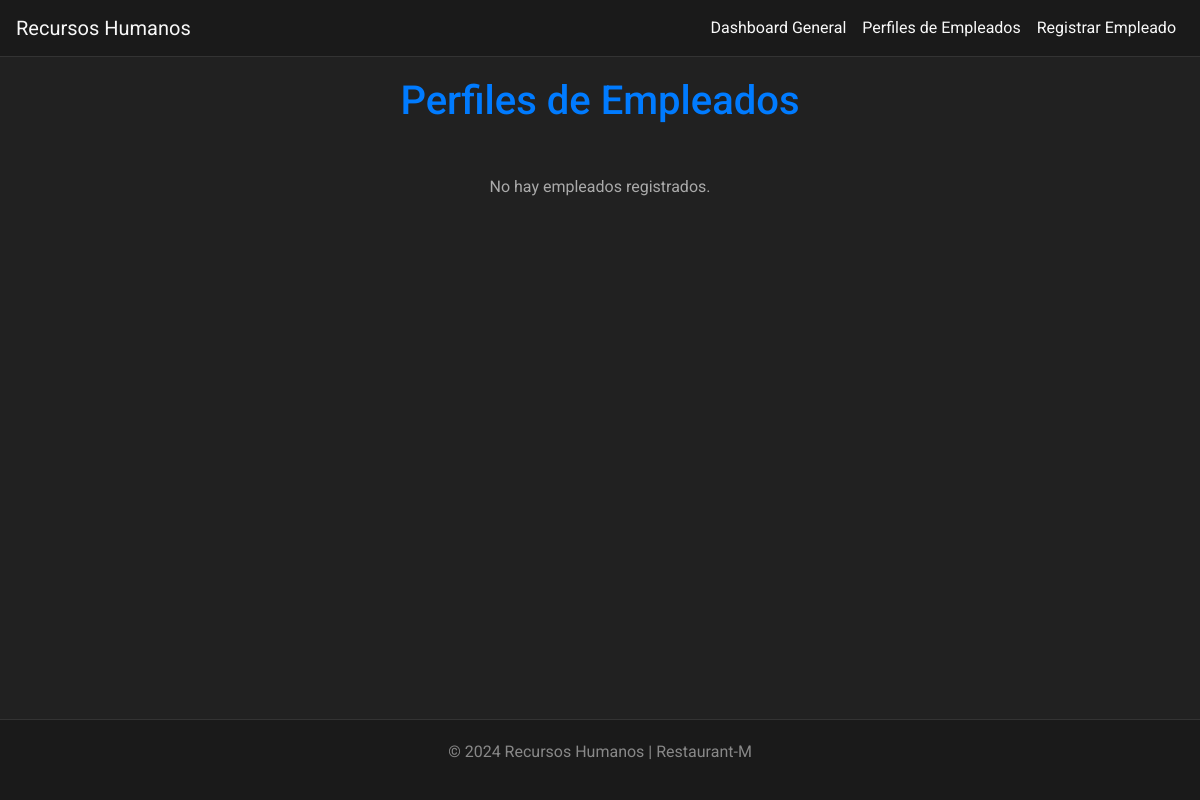
Before: /empleados/perfiles/ with the older database file.
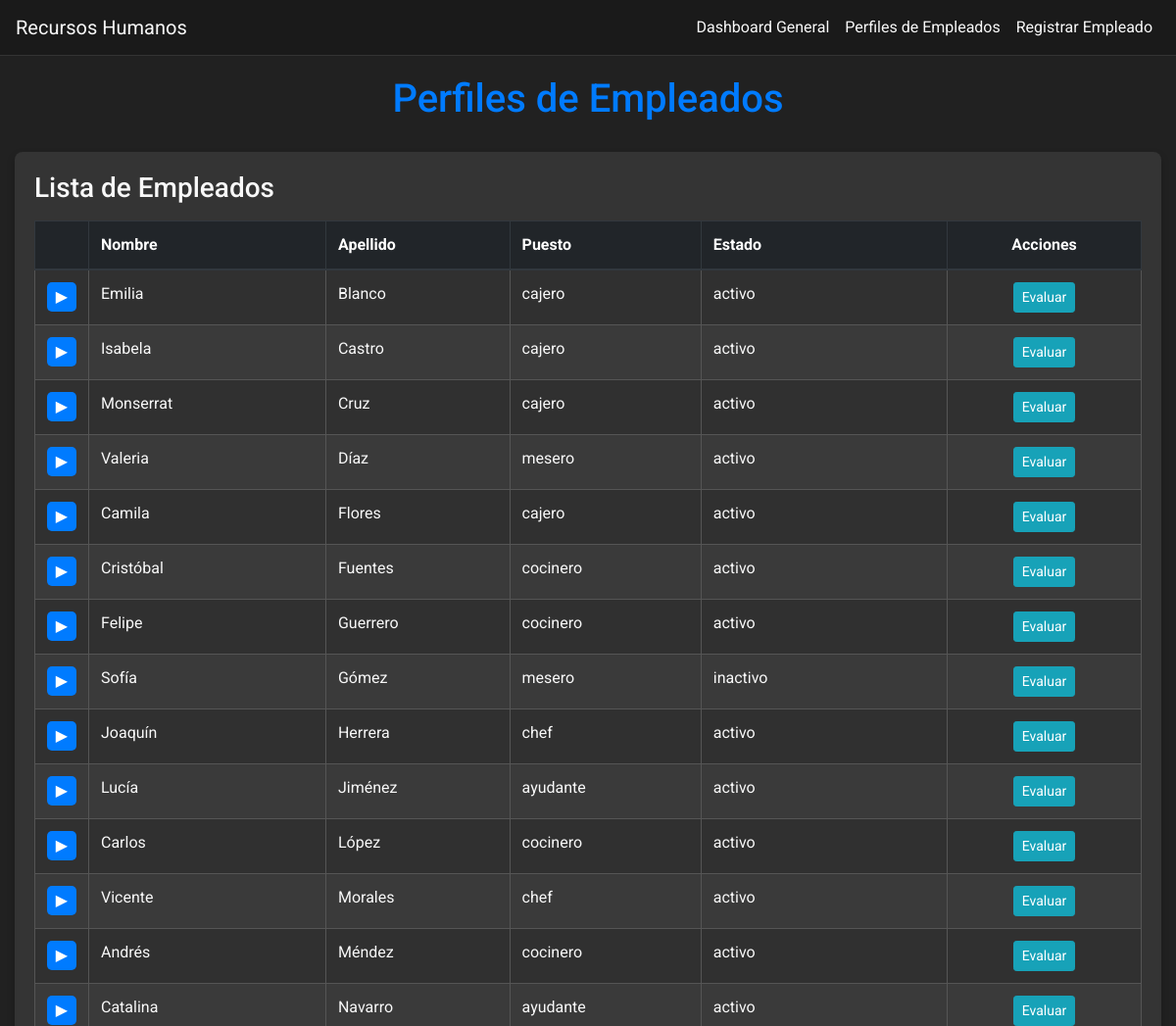
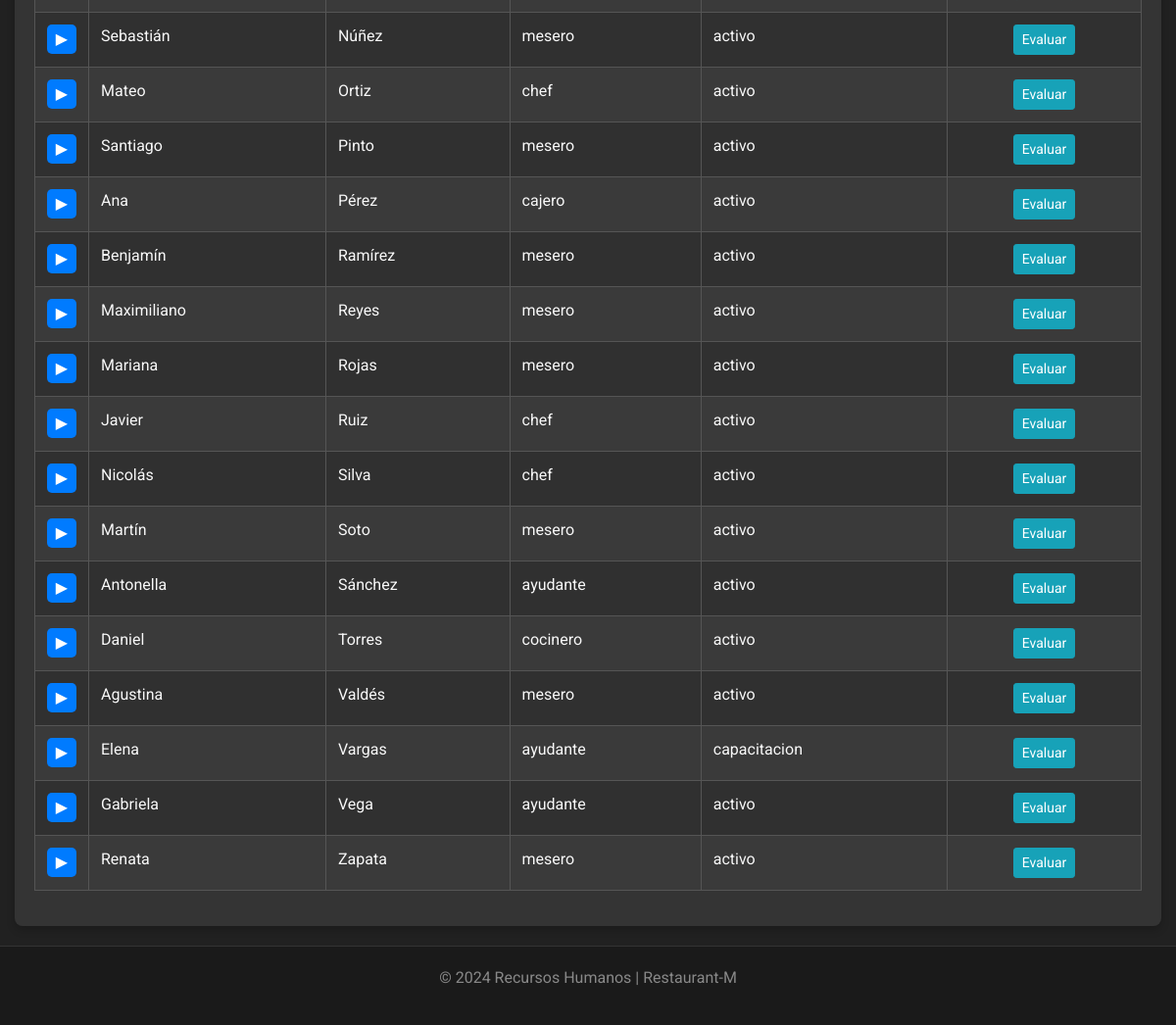
After: the same page with the newer database file (2 pictures, top to bottom).
### main/models.py (models this page shows, shortened)
class Empleado(models.Model):
    PUESTOS = {
        ('chef','Chef'),
        ('cocinero','Cocinero'),
        ('ayudante','Ayudante - cocina'),
        ('lavaplatos','Lavaplatos'),
        ('mesero','Mesero'),
        ('cajero','Cajero'),
        ('limpieza','Limpieza'),
    }
    ESTADO = ( # Usar una tupla de tuplas para CHOICES es más común
        ('activo','Activo'),
        ('inactivo','Inactivo'),
        ('capacitacion','En Capacitacion'),
    )
    SALARIOS_POR_PUESTO = {
        'chef': 3000000,  # Chef
        'cocinero': 2500000,  # Cocinero
        'ayudante': 1800000,  # Ayudante - cocina
        'lavaplatos': 1500000,  # Lavaplatos
        'mesero': 2000000,  # Mesero
        'cajero': 2200000,  # Cajero
        'limpieza': 1600000,  # Limpieza
    }
    idEmpleado = models.AutoField(primary_key=True)
    nombreEmpleado = models.CharField(max_length=100, null=False, blank=False)
    apellidoEmpleado = models.CharField(max_length=100, null=False, blank=False)
    fechaNacimiento = models.DateField(null=False, blank=False)
    direccionEmpleado = models.CharField(max_length=300, null=False, blank=False)
    telefonoEmpleado = models.CharField(max_length=17, null=False, blank=False)
    emailEmpleado = models.EmailField(max_length=100, null=False, blank=False)
    fecha_ingreso = models.DateField(null=False, blank=False)
    salario = models.CharField(
        choices=SALARIOS_POR_PUESTO,
        max_length=20
    )
    estado = models.CharField(
        max_length=20,
        default='inactivo',
        choices=ESTADO,
    )
    puesto = models.CharField(
        max_length=50,
        choices=PUESTOS,
        null=False,
        blank=False,
        default='cocinero'
    )
    class Meta:
        managed = True
        db_table = 'Empleado'

### main/views.py (the view)
# urls.py: path('empleados/perfiles/', views.perfiles_empleados, name='perfil_empleado_lista'),
def perfiles_empleados(request):
    empleados = Empleado.objects.all().order_by('apellidoEmpleado', 'nombreEmpleado')
    return render(request, "main/perfiles_empleados.html", {"empleados": empleados})

### main/templates/main/perfiles_empleados.html (shortened to what this page needs)
{% load static %}
<!DOCTYPE html>
<html lang="en">
<head>
    <link rel="stylesheet" href="https://maxcdn.bootstrapcdn.com/bootstrap/4.0.0-beta/css/bootstrap.min.css"
>
</head>
<body>
    <nav class="navbar navbar-expand-lg">
        <a class="navbar-brand" href="{% url 'Home' %}">Recursos Humanos</a>
        <div class="collapse navbar-collapse" id="navbarNav">
            <ul class="navbar-nav ml-auto">
                <li class="nav-item">
                    <a class="nav-link" href="{% url 'Home' %}">Dashboard General</a>
                </li>
                <li class="nav-item active">
                    <a class="nav-link" href="{% url 'perfil_empleado_lista' %}">Perfiles de Empleados </a>
                </li>
                <li class="nav-item">
                    <a class="nav-link" href="{% url 'registrar_empleado' %}">Registrar Empleado</a>
                </li>
            </ul>
        </div>
    </nav>
    <div class="container-fluid">
        <h1>Perfiles de Empleados</h1>
        {% if empleados %}
        <div class="table-container mx-auto">
            <h3 class="text-left mb-3" style="color: #f8f8f8;">Lista de Empleados</h3>
            <table class="table table-bordered">
                <thead class="thead-dark">
                    <tr>
                        <th class="profile-link-cell"></th>
                        <th>Nombre</th>
                        <th>Apellido</th>
                        <th>Puesto</th>
                        <th>Estado</th>
                        <th class="text-center">Acciones</th>
                    </tr>
                </thead>
                <tbody>
                    {% for empleado in empleados %}
                    <tr>
                        <td class="profile-link-cell">
                            <a href="{% url 'empleado_detalle_editar' empleado.idEmpleado %}"
                                class="profile-link-button" title="Ver/Editar Perfil"></a>
                        </td>
                        <td>{{ empleado.nombreEmpleado }}</td>
                        <td>{{ empleado.apellidoEmpleado }}</td>
                        <td>{{ empleado.puesto }}</td>
                        <td>{{ empleado.estado }}</td>
                        <td class="text-center">
                            <a href="{% url 'realizar_evaluacion' empleado.idEmpleado %}"
                                class="btn btn-info btn-sm" title="Evaluar Desempeño">Evaluar</a>
                        </td>
                    </tr>
                    {% endfor %}
                </tbody>
            </table>
        </div>
        {% else %}
        <p class="no-employees-message">No hay empleados registrados.</p>
        {% endif %}
    </div>
    <footer class="footer">
        <div class="container">
            <p>&copy; 2024 Recursos Humanos | Restaurant-M</p>
        </div>
    </footer>
</body>
</html>

Changed rows visible on the page:
added Empleado: nombreEmpleado "Emilia", apellidoEmpleado "Blanco", puesto "cajero", estado "activo"
added Empleado: nombreEmpleado "Isabela", apellidoEmpleado "Castro", puesto "cajero", estado "activo"
added Empleado: nombreEmpleado "Monserrat", apellidoEmpleado "Cruz", puesto "cajero", estado "activo"
added Empleado: nombreEmpleado "Valeria", apellidoEmpleado "Díaz", puesto "mesero", estado "activo"
added Empleado: nombreEmpleado "Camila", apellidoEmpleado "Flores", puesto "cajero", estado "activo"
added Empleado: nombreEmpleado "Cristóbal", apellidoEmpleado "Fuentes", puesto "cocinero", estado "activo"
added Empleado: nombreEmpleado "Felipe", apellidoEmpleado "Guerrero", puesto "cocinero", estado "activo"
added Empleado: nombreEmpleado "Sofía", apellidoEmpleado "Gómez", puesto "mesero", estado "inactivo"
added Empleado: nombreEmpleado "Joaquín", apellidoEmpleado "Herrera", puesto "chef", estado "activo"
added Empleado: nombreEmpleado "Lucía", apellidoEmpleado "Jiménez", puesto "ayudante", estado "activo"
added Empleado: nombreEmpleado "Carlos", apellidoEmpleado "López", puesto "cocinero", estado "activo"
added Empleado: nombreEmpleado "Vicente", apellidoEmpleado "Morales", puesto "chef", estado "activo"
added Empleado: nombreEmpleado "Andrés", apellidoEmpleado "Méndez", puesto "cocinero", estado "activo"
added Empleado: nombreEmpleado "Catalina", apellidoEmpleado "Navarro", puesto "ayudante", estado "activo"
added Empleado: nombreEmpleado "Sebastián", apellidoEmpleado "Núñez", puesto "mesero", estado "activo"
added Empleado: nombreEmpleado "Mateo", apellidoEmpleado "Ortiz", puesto "chef", estado "activo"
added Empleado: nombreEmpleado "Santiago", apellidoEmpleado "Pinto", puesto "mesero", estado "activo"
added Empleado: nombreEmpleado "Ana", apellidoEmpleado "Pérez", puesto "cajero", estado "activo"
added Empleado: nombreEmpleado "Benjamín", apellidoEmpleado "Ramírez", puesto "mesero", estado "activo"
added Empleado: nombreEmpleado "Maximiliano", apellidoEmpleado "Reyes", puesto "mesero", estado "activo"
added Empleado: nombreEmpleado "Mariana", apellidoEmpleado "Rojas", puesto "mesero", estado "activo"
added Empleado: nombreEmpleado "Javier", apellidoEmpleado "Ruiz", puesto "chef", estado "activo"
added Empleado: nombreEmpleado "Nicolás", apellidoEmpleado "Silva", puesto "chef", estado "activo"
added Empleado: nombreEmpleado "Martín", apellidoEmpleado "Soto", puesto "mesero", estado "activo"
added Empleado: nombreEmpleado "Antonella", apellidoEmpleado "Sánchez", puesto "ayudante", estado "activo"
added Empleado: nombreEmpleado "Daniel", apellidoEmpleado "Torres", puesto "cocinero", estado "activo"
added Empleado: nombreEmpleado "Agustina", apellidoEmpleado "Valdés", puesto "mesero", estado "activo"
added Empleado: nombreEmpleado "Elena", apellidoEmpleado "Vargas", puesto "ayudante", estado "capacitacion"
added Empleado: nombreEmpleado "Gabriela", apellidoEmpleado "Vega", puesto "ayudante", estado "activo"
added Empleado: nombreEmpleado "Renata", apellidoEmpleado "Zapata", puesto "mesero", estado "activo"
Other visible differences:
text no longer shown: "No hay empleados registrados."
text now shown: "Lista de Empleados Nombre Apellido Puesto Estado Acciones"
